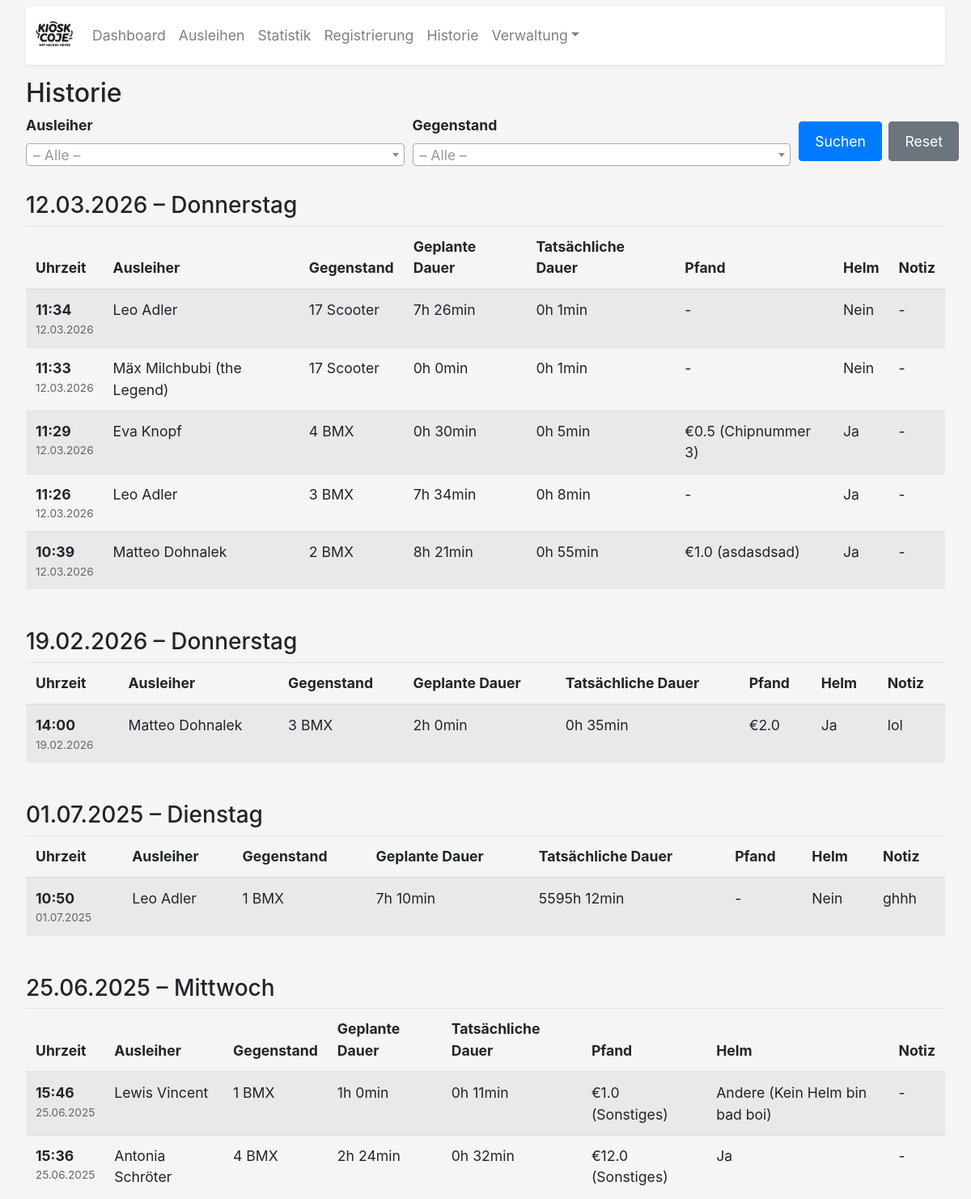
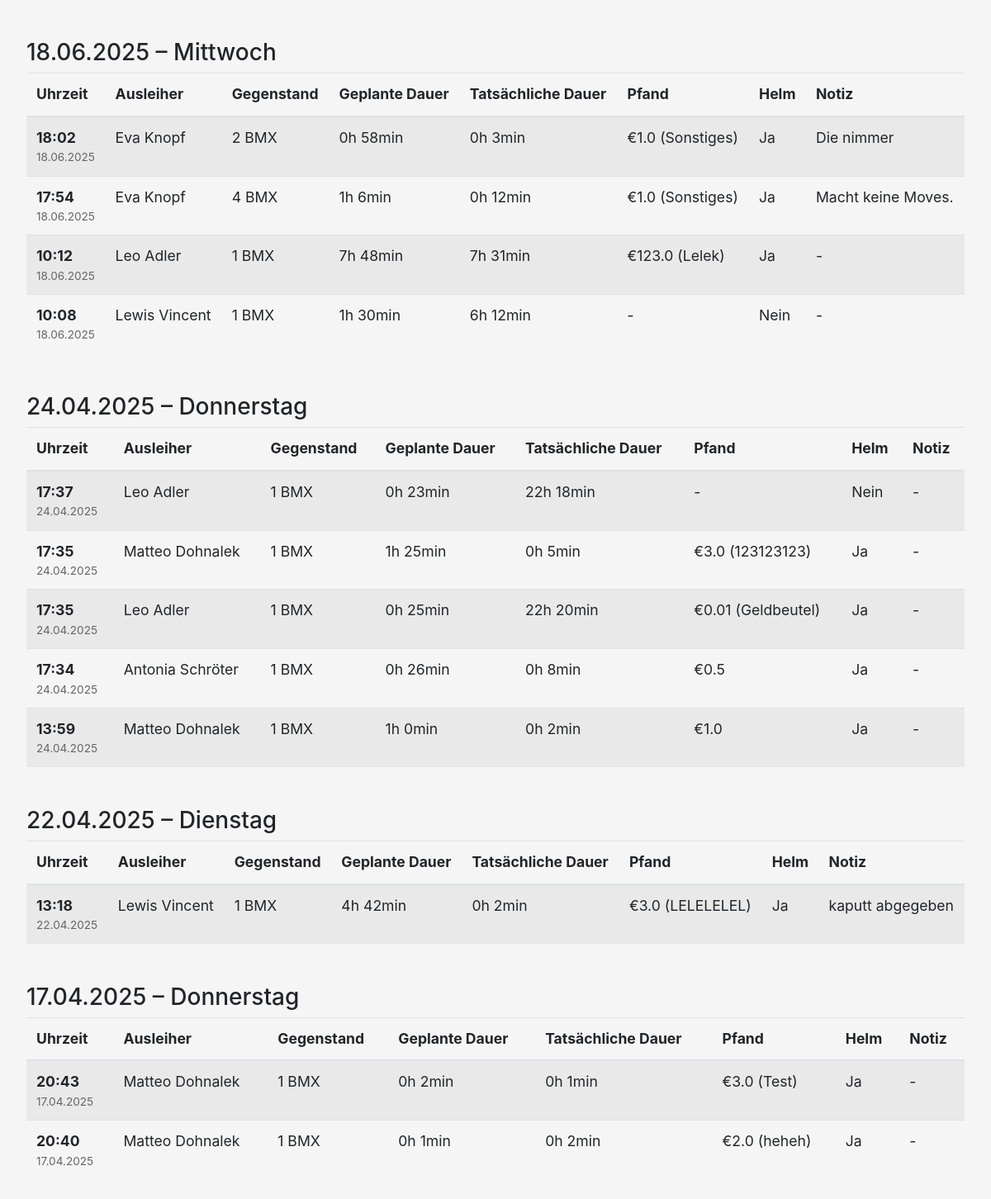
The page /historie on the database its author committed (2 pictures, top to bottom).
### app.py (models this page shows, shortened)
class Verleihung(db.Model):
    id = db.Column(db.Integer, primary_key=True)
    ausleiher_id = db.Column(db.Integer, db.ForeignKey('ausleiher.id'), nullable=False)
    objekt_id = db.Column(db.Integer, db.ForeignKey('objekt.id'), nullable=False)
    start_time = db.Column(db.DateTime(timezone=True), nullable=False)
    planned_duration = db.Column(db.Float, nullable=False)
    actual_duration = db.Column(db.Float)
    end_time = db.Column(db.DateTime(timezone=True), nullable=False)
    status = db.Column(db.String(20), default="Ausgeliehen")
    return_time = db.Column(db.DateTime(timezone=True))
    pfand_text = db.Column(db.Text)
    pfand_euro = db.Column(db.Float)
    helm_status = db.Column(db.String(20))
    helm_other = db.Column(db.String(200))
    return_note = db.Column(db.Text)
    ausleiher = db.relationship('Ausleiher', backref=db.backref('verleihungen', lazy=True))
    objekt = db.relationship('Objekt', backref=db.backref('verleihungen', lazy=True))

class Ausleiher(db.Model):
    id = db.Column(db.Integer, primary_key=True)
    first_name = db.Column(db.String(50), nullable=False)
    last_name = db.Column(db.String(50), nullable=False)
    contact = db.Column(db.String(200))
    bemerkung = db.Column(db.Text, default='')
    date_of_birth = db.Column(db.Date, nullable=False)
    agb_accepted = db.Column(db.Boolean, nullable=False)
    liability_accepted = db.Column(db.Boolean, nullable=False)
    signature_data = db.Column(db.Text)
    vertragsdatum = db.Column(db.DateTime(timezone=True), default=lambda: datetime.now(BERLIN))
    @property
    def name(self):
        return f"{self.first_name} {self.last_name}"

class Objekt(db.Model):
    id = db.Column(db.Integer, primary_key=True)
    name = db.Column(db.String(100), unique=True, nullable=False)
    beschreibung = db.Column(db.String(200))
    category = db.Column(db.String(50), nullable=False, default='Sonstiges')

### app.py (the view, shortened to what this page needs)
@app.route('/historie')
def historie():
    search_user = request.args.get('search_user', '').strip()
    search_objekt = request.args.get('search_objekt', '').strip()
    query = Verleihung.query.join(Ausleiher).join(Objekt)
    if search_objekt:
        query = query.filter(Objekt.name == search_objekt)
    history = query.order_by(Verleihung.start_time.desc()).all()
    grouped = {}
    for day_key, items in groupby(history, key=lambda r: r.start_time.date()):
        grouped[day_key] = list(items)
    alle_objekte = Objekt.query.order_by(Objekt.name).all()
    alle_ausleiher = Ausleiher.query.order_by(Ausleiher.last_name).all()
    return render_template('historie.html',
                           grouped_history=grouped,
                           alle_objekte=alle_objekte,
                           alle_ausleiher=alle_ausleiher,
                           search_user=search_user,
                           search_objekt=search_objekt)

### app.py (called while the page is built)
@app.template_filter('format_duration')
def format_duration_filter(value):
    try:
        decimal_hours = float(value)
    except (TypeError, ValueError):
        return value
    total_minutes = int(round(decimal_hours * 60))
    hours = total_minutes // 60
    minutes = total_minutes % 60
    return f"{hours}h {minutes}min"

@app.context_processor
def inject_now():
    return {'now': lambda: datetime.now(BERLIN)}

### templates/historie.html (shortened to what this page needs)
{% extends "base.html" %}
{% block content %}
<div class="mt-3">
  <h2>Historie</h2>
  <form method="GET" action="{{ url_for('historie') }}" class="mb-4">
    <div class="form-row align-items-end">
      <div class="form-group col-md-5 mb-2">
        <label for="search_user">Ausleiher</label>
      </div>
      <div class="form-group col-md-5 mb-2">
        <label for="search_objekt">Gegenstand</label>
      </div>
      <div class="form-group col-md-2 mb-2 d-flex gap-2">
        <button type="submit" class="btn btn-primary mr-2">Suchen</button>
        <a href="{{ url_for('historie') }}" class="btn btn-secondary">Reset</a>
      </div>
    </div>
  </form>
  {% set total = grouped_history.values() | map('length') | sum %}
  {% set weekday_names = {
    '0':'Sonntag','1':'Montag','2':'Dienstag','3':'Mittwoch',
    '4':'Donnerstag','5':'Freitag','6':'Samstag'
  } %}
  {% if grouped_history %}
    {% for day, items in grouped_history.items() %}
      <h3 class="mt-4">
        {{ day.strftime("%d.%m.%Y") }} – {{ weekday_names[day.strftime('%w')] }}
      </h3>
      <div class="table-responsive">
        <table class="table table-striped mb-4">
          <thead>
            <tr>
              <th>Uhrzeit</th>
              <th>Ausleiher</th>
              <th>Gegenstand</th>
              <th>Geplante Dauer</th>
              <th>Tatsächliche Dauer</th>
              <th>Pfand</th>
              <th>Helm</th>
              <th>Notiz</th>
            </tr>
          </thead>
          <tbody>
            {% for r in items %}
            <tr>
              <td>
                <span class="time-display">{{ r.start_time.strftime("%H:%M") }}</span>
                <div class="date-display">{{ r.start_time.strftime("%d.%m.%Y") }}</div>
              </td>
              <td>{{ r.ausleiher.name }}</td>
              <td>{{ r.objekt.name }}</td>
              <td>{{ r.planned_duration | format_duration }}</td>
              <td>
                {% if r.actual_duration is not none %}
                  {{ r.actual_duration | format_duration }}
                {% else %}-{% endif %}
              </td>
              <td>
                {% if r.pfand_euro %}
                  €{{ r.pfand_euro }}{% if r.pfand_text %} ({{ r.pfand_text }}){% endif %}
                {% else %}-{% endif %}
              </td>
              <td>
                {% if r.helm_status %}
                  {{ r.helm_status }}
                  {% if r.helm_status == "Andere" and r.helm_other %} ({{ r.helm_other }}){% endif %}
                {% else %}-{% endif %}
              </td>
              <td>{{ r.return_note or '-' }}</td>
            </tr>
            {% endfor %}
          </tbody>
        </table>
      </div>
    {% endfor %}
  {% else %}
    <p class="text-muted">Keine Einträge gefunden.</p>
  {% endif %}
</div>
{% endblock %}

### templates/base.html (style rules this page uses)
body { font-size: 1.1rem; background-color: #f5f5f5; }
.btn { font-size: 1.1rem; padding: 0.65rem 1.2rem; margin: 0.35rem 0; }
label { font-weight: bold; }
.date-display { font-size: 0.85rem; color: #666; }
.time-display { font-weight: bold; }

### rows shown on the page
Verleihung: start_time "11:34", start_time "12.03.2026", ausleiher.name "Leo Adler", objekt.name "17 Scooter", planned_duration "7h 26min", actual_duration "0h 1min", helm_status "Nein", return_note "-"
Verleihung: start_time "11:33", start_time "12.03.2026", ausleiher.name "Mäx Milchbubi (the Legend)", objekt.name "17 Scooter", planned_duration "0h 0min", actual_duration "0h 1min", helm_status "Nein", return_note "-"
Verleihung: start_time "11:29", start_time "12.03.2026", ausleiher.name "Eva Knopf", objekt.name "4 BMX", planned_duration "0h 30min", actual_duration "0h 5min", pfand_euro "0.5", pfand_text "Chipnummer 3", helm_status "Ja", return_note "-"
Verleihung: start_time "11:26", start_time "12.03.2026", ausleiher.name "Leo Adler", objekt.name "3 BMX", planned_duration "7h 34min", actual_duration "0h 8min", helm_status "Ja", return_note "-"
Verleihung: start_time "10:39", start_time "12.03.2026", ausleiher.name "Matteo Dohnalek", objekt.name "2 BMX", planned_duration "8h 21min", actual_duration "0h 55min", pfand_euro "1.0", pfand_text "asdasdsad", helm_status "Ja", return_note "-"
Verleihung: start_time "14:00", start_time "19.02.2026", ausleiher.name "Matteo Dohnalek", objekt.name "3 BMX", planned_duration "2h 0min", actual_duration "0h 35min", pfand_euro "2.0", helm_status "Ja", return_note "lol"
Verleihung: start_time "10:50", start_time "01.07.2025", ausleiher.name "Leo Adler", objekt.name "1 BMX", planned_duration "7h 10min", actual_duration "5595h 12min", helm_status "Nein", return_note "ghhh"
Verleihung: start_time "15:46", start_time "25.06.2025", ausleiher.name "Lewis Vincent", objekt.name "1 BMX", planned_duration "1h 0min", actual_duration "0h 11min", pfand_euro "1.0", pfand_text "Sonstiges", helm_status "Andere", helm_other "Kein Helm bin bad boi", return_note "-"
Verleihung: start_time "15:36", start_time "25.06.2025", ausleiher.name "Antonia Schröter", objekt.name "4 BMX", planned_duration "2h 24min", actual_duration "0h 32min", pfand_euro "12.0", pfand_text "Sonstiges", helm_status "Ja", return_note "-"
Verleihung: start_time "18:02", start_time "18.06.2025", ausleiher.name "Eva Knopf", objekt.name "2 BMX", planned_duration "0h 58min", actual_duration "0h 3min", pfand_euro "1.0", pfand_text "Sonstiges", helm_status "Ja", return_note "Die nimmer"
Verleihung: start_time "17:54", start_time "18.06.2025", ausleiher.name "Eva Knopf", objekt.name "4 BMX", planned_duration "1h 6min", actual_duration "0h 12min", pfand_euro "1.0", pfand_text "Sonstiges", helm_status "Ja", return_note "Macht keine Moves."
Verleihung: start_time "10:12", start_time "18.06.2025", ausleiher.name "Leo Adler", objekt.name "1 BMX", planned_duration "7h 48min", actual_duration "7h 31min", pfand_euro "123.0", pfand_text "Lelek", helm_status "Ja", return_note "-"
Verleihung: start_time "10:08", start_time "18.06.2025", ausleiher.name "Lewis Vincent", objekt.name "1 BMX", planned_duration "1h 30min", actual_duration "6h 12min", helm_status "Nein", return_note "-"
Verleihung: start_time "17:37", start_time "24.04.2025", ausleiher.name "Leo Adler", objekt.name "1 BMX", planned_duration "0h 23min", actual_duration "22h 18min", helm_status "Nein", return_note "-"
Verleihung: start_time "17:35", start_time "24.04.2025", ausleiher.name "Matteo Dohnalek", objekt.name "1 BMX", planned_duration "1h 25min", actual_duration "0h 5min", pfand_euro "3.0", pfand_text "123123123", helm_status "Ja", return_note "-"
Verleihung: start_time "17:35", start_time "24.04.2025", ausleiher.name "Leo Adler", objekt.name "1 BMX", planned_duration "0h 25min", actual_duration "22h 20min", pfand_euro "0.01", pfand_text "Geldbeutel", helm_status "Ja", return_note "-"
Verleihung: start_time "17:34", start_time "24.04.2025", ausleiher.name "Antonia Schröter", objekt.name "1 BMX", planned_duration "0h 26min", actual_duration "0h 8min", pfand_euro "0.5", helm_status "Ja", return_note "-"
Verleihung: start_time "13:59", start_time "24.04.2025", ausleiher.name "Matteo Dohnalek", objekt.name "1 BMX", planned_duration "1h 0min", actual_duration "0h 2min", pfand_euro "1.0", helm_status "Ja", return_note "-"
Verleihung: start_time "13:18", start_time "22.04.2025", ausleiher.name "Lewis Vincent", objekt.name "1 BMX", planned_duration "4h 42min", actual_duration "0h 2min", pfand_euro "3.0", pfand_text "LELELELEL", helm_status "Ja", return_note "kaputt abgegeben"
Verleihung: start_time "20:43", start_time "17.04.2025", ausleiher.name "Matteo Dohnalek", objekt.name "1 BMX", planned_duration "0h 2min", actual_duration "0h 1min", pfand_euro "3.0", pfand_text "Test", helm_status "Ja", return_note "-"
Verleihung: start_time "20:40", start_time "17.04.2025", ausleiher.name "Matteo Dohnalek", objekt.name "1 BMX", planned_duration "0h 1min", actual_duration "0h 2min", pfand_euro "2.0", pfand_text "heheh", helm_status "Ja", return_note "-"

### other values the page prints
{{ day.strftime("%d.%m.%Y") }} "12.03.2026" "19.02.2026" "01.07.2025" "25.06.2025" "18.06.2025" "24.04.2025" "22.04.2025" "17.04.2025"
{{ weekday_names[day.strftime('%w')] }} "Donnerstag" "Donnerstag" "Dienstag" "Mittwoch" "Mittwoch" "Donnerstag" "Dienstag" "Donnerstag"
